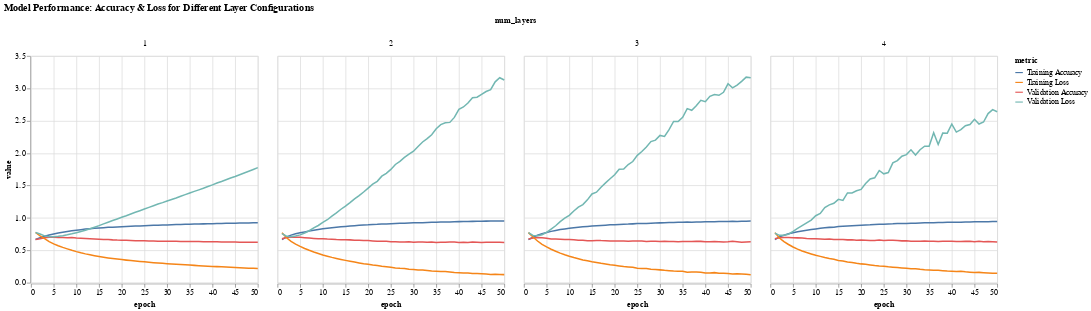

Notebook code for this chart:
### Markdown cell above
Let's see the scenario where we have constant nodes per layer

### Code cell
import altair as alt

nodes_per_layer = 64  # Adjust as needed
layers_list = [1, 2, 3, 4]

print("\nTesting Constant Nodes per Layer:")
df_all_models = pd.DataFrame()

for num_layers in layers_list:
    print(f"\nTraining model with {num_layers} layers of {nodes_per_layer} nodes each")
    model = build_model(num_layers, nodes_per_layer)
    
    # Compile the model
    model.compile(optimizer='adam',
                  loss='sparse_categorical_crossentropy',
                  metrics=['accuracy'])

    # Train the model
    history = model.fit(
        X_train, y_train,
        epochs=50,
        batch_size=32,
        validation_data=(X_valid, y_valid),
        verbose=0
    )

    # Prepare data for plotting
    df = pd.DataFrame({
        'epoch': range(1, 51),
        'training_accuracy': history.history['accuracy'],
        'validation_accuracy': history.history['val_accuracy'],
        'training_loss': history.history['loss'],
        'validation_loss': history.history['val_loss'],
        'num_layers': [num_layers] * 50
    })
    
    # Melt the dataframe for long format
    df_long = df.melt(id_vars=['epoch', 'num_layers'], 
                      value_vars=['training_accuracy', 'validation_accuracy', 'training_loss', 'validation_loss'],
                      var_name='metric', value_name='value')
    
    # Concatenate all data
    df_all_models = pd.concat([df_all_models, df_long], ignore_index=True)

# Define the color mapping for metrics
color_mapping = {
    'training_accuracy': 'Training Accuracy',
    'validation_accuracy': 'Validation Accuracy',
    'training_loss': 'Training Loss',
    'validation_loss': 'Validation Loss'
}

df_all_models['metric'] = df_all_models['metric'].map(color_mapping)

# Altair plot: Interactive plot for all models
chart = alt.Chart(df_all_models).mark_line().encode(
    x='epoch',
    y='value',
    color='metric',
    column='num_layers:O',  # Separate charts for each layer configuration
    tooltip=['epoch', 'value', 'metric', 'num_layers']
).properties(
    title="Model Performance: Accuracy & Loss for Different Layer Configurations",
    width=300,
    height=300
)

# Display the chart
chart.display()

### Figure 1 — Vega-Lite specification as saved in the notebook (floating-point values rounded to 4 significant figures; data arrays with more than 128 entries replaced by an {"elided": "..."} marker saying what was removed)
{"config": {"view": {"continuousWidth": 300, "continuousHeight": 300}}, "data": {"name": "data-b70c533cbb498fce43816189fcb927de"}, "mark": {"type": "line"}, "encoding": {"color": {"field": "metric", "type": "nominal"}, "column": {"field": "num_layers", "type": "ordinal"}, "tooltip": [{"field": "epoch", "type": "quantitative"}, {"field": "value", "type": "quantitative"}, {"field": "metric", "type": "nominal"}, {"field": "num_layers", "type": "quantitative"}], "x": {"field": "epoch", "type": "quantitative"}, "y": {"field": "value", "type": "quantitative"}}, "height": 300, "title": "Model Performance: Accuracy & Loss for Different Layer Configurations", "width": 300, "$schema": "https://vega.github.io/schema/vega-lite/v5.20.1.json", "datasets": {"data-b70c533cbb498fce43816189fcb927de": {"elided": "800 records"}}}
